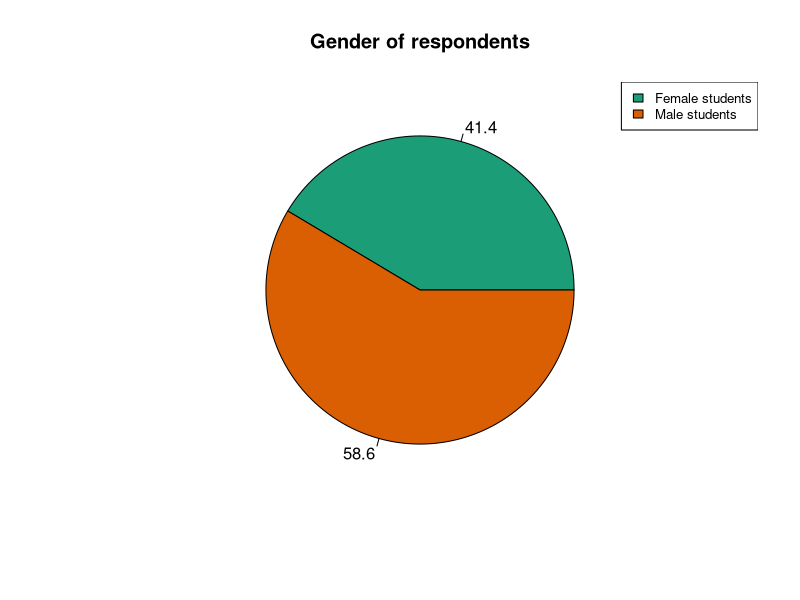
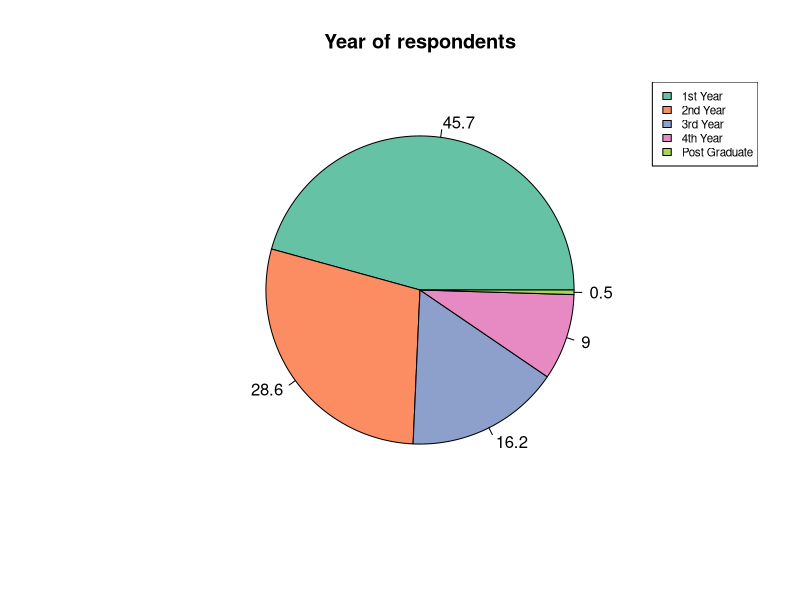
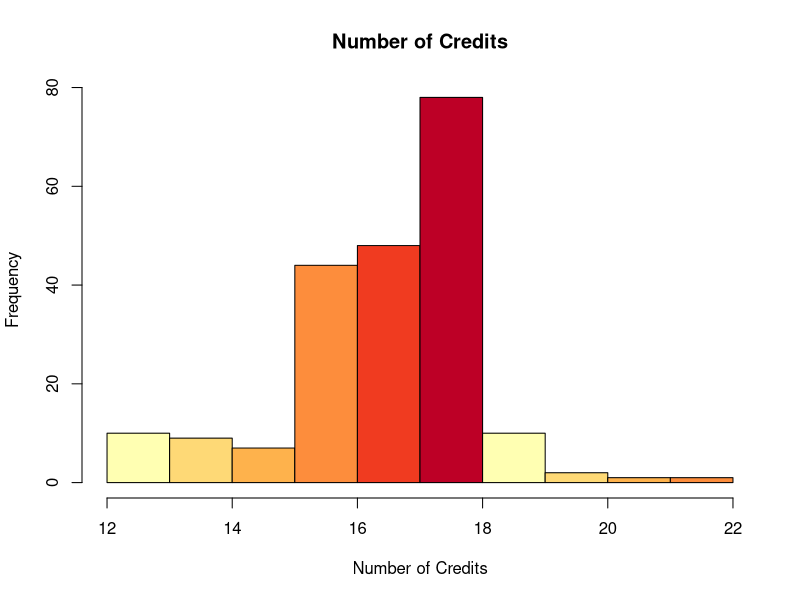
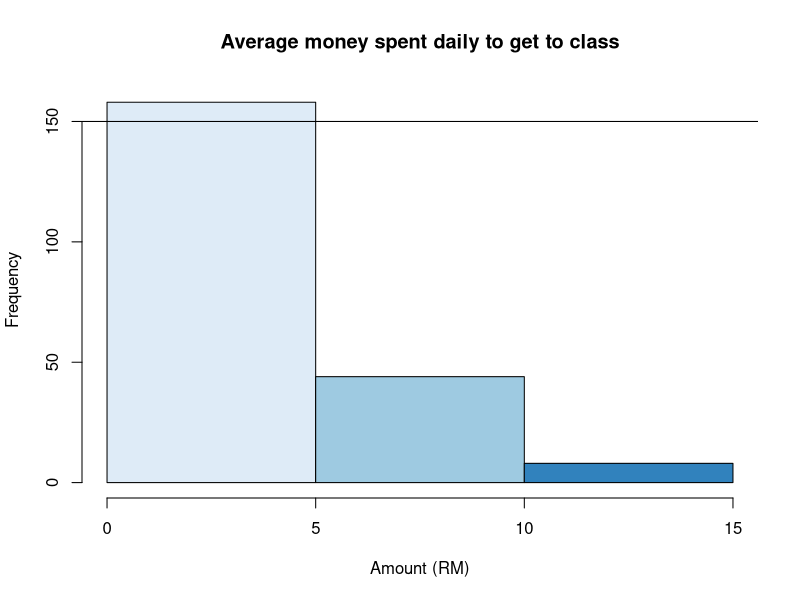
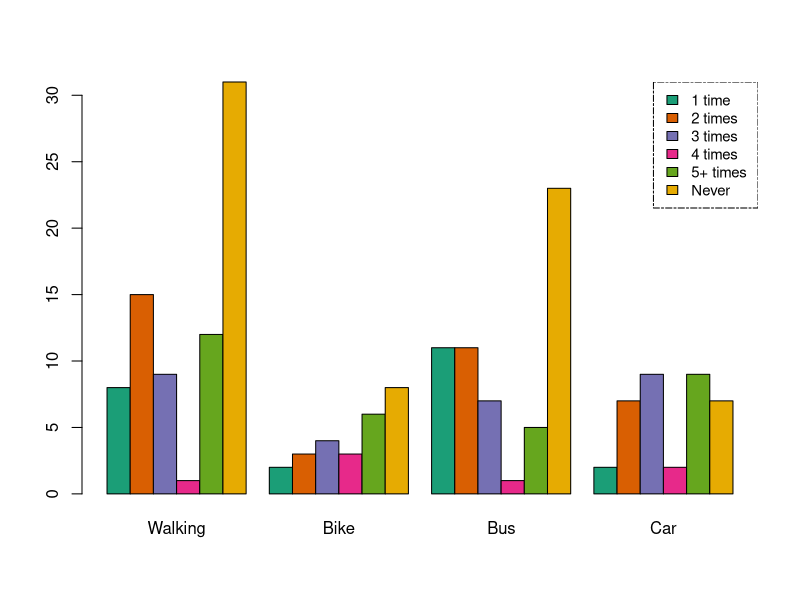
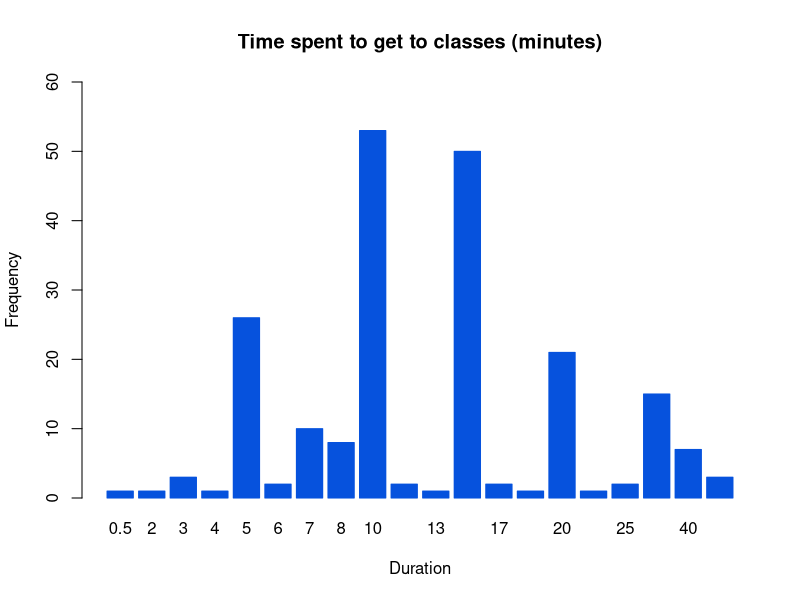
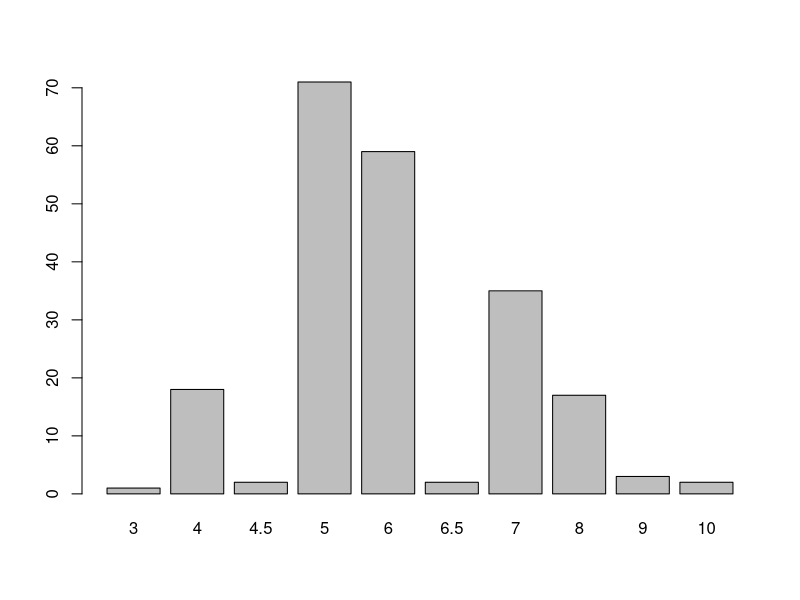
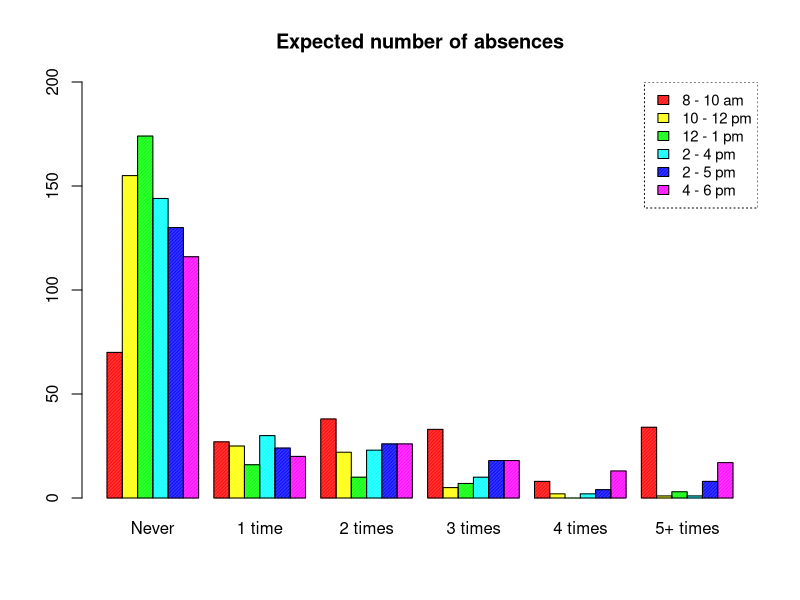

Write the R code that produced these figures, in order.

resp = read.csv("Assessment.csv", header = T, sep = ",",
                stringsAsFactors = T)

print(resp)
class(resp)

# max: This method will return the maximum value within the column
# min: This method will return the minimum value within the column
# subset(data, condition): This method will return the subset of data, 
# and the data depends on the condition
# example:

femalesWhoArefirstyear = subset( x= resp, Gender == "Female" & Year == "1st Year")
dim(femalesWhoArefirstyear)

#useful functions:
#head (data, limit), tail (data, limit)
#structur = str, summary 
print(str(resp))
print (summary(resp))


# when you are examining a column of the dataset, if you're trying to plot that column,
# what R would do is plot each record of it, so you need to transform it into a table 
# to get some kind of frequency distribution

#PIE CHAT: PLOTTING MALE VS FEMALE ###################################################
x <-  table(resp$Gender)
library("RColorBrewer")

piepercent<- round(100*x/sum(x), 1)

# Plot the chart.
pie(x, labels = piepercent, main = "Gender of respondents",col = brewer.pal(n=3, name = "Dark2"))
legend("topright", c("Female students" , "Male students"), cex = 0.8,
       fill = brewer.pal(n=3, name = "Dark2"))


# Year PIE CHART ^^^############################################################
library("RColorBrewer")
x <-  table(resp$Year)
col 

piepercent<- round(100*x/sum(x), 1)

# Plot the chart.
pie(x, labels = piepercent, main = "Year of respondents",col=brewer.pal(n = 5, name = "Set2"))
legend("topright", c("1st Year", "2nd Year", "3rd Year", "4th Year" , "Post Graduate"),
       cex = 0.7,
       fill = brewer.pal(n = 5, name = "Set2"))

## STEAM AND LEAF : CGPA , credits#############################################################

stem(resp$CGPA, scale = 0.5, atom = 2)
stem(resp$Credits)


##Histogram of Credits#####################################################################
?hist

library("RColorBrewer")
hist(resp$Credits, main = "Number of Credits",
     col = brewer.pal(n = 6, name = "YlOrRd"),breaks = 10,
     xlab = "Number of Credits")


#Histogram: PLOTTING MONEY SPENT ON TRASPORT###########################################


library("RColorBrewer")
hist(resp$TransportMoney, main = "Average money spent daily to get to class",
     col = brewer.pal(n = 3, name = "Blues"),breaks = 5,
     xlab = "Amount (RM)", ylim = c(0,160))
abline(h=150)



#BAR CHART, TRANSPORT VS ABSENCE AT 8 AM#############################################


library("lattice")
library("RColorBrewer")

byBus = subset(resp, resp$Transport == "Bus")
byBus = table (byBus$Skip8to10)
byCar = subset(resp, resp$Transport == "Car")
byCar = table (byCar$Skip8to10)
byBike = subset(resp, resp$Transport == "Bike")
byBike = table (byBike$Skip8to10)
byWalking= subset(resp, resp$Transport == "Walking")
length(byWalking)
byWalking= table (byWalking$Skip8to10)



byWalking
byBike
byBus
byCar
x= matrix (c(byWalking, byBike,byBus, byCar), byrow = FALSE, nrow = 6)


labels = c ("Walking","Bike", "Bus", "Car")
legendLabels = c( "1 time",  "2 times",  "3 times",  "4 times", "5+ times ",   "Never" )

barplot(x, beside =  TRUE, names.arg = labels, 
        col = brewer.pal(n = 6, name = "Dark2"))

legend("topright" ,  legend = legendLabels, 
       fill = brewer.pal(n = 6, name = "Dark2"),
       box.lty = 6, cex = 0.9)

#BAR CHAR: PLOTTING TIME TAKEN TO GO TO CLASS ##########################################

timeToClass = table (resp$TransportTime)
timeToClass
?barplot
barplot(timeToClass, main ="Time spent to get to classes (minutes)",
        xlab = "Duration", ylab ="Frequency", ylim = c(0,60),
        col = c ("#0652DD"), border = "#0652DD" )

#BAR CHAR: PLOTTING SLEEP ###########################################
sleepHours = table (resp$Sleep)
sleepHours
barplot(sleepHours)


#BAR CHART: HOW OFTEN DO U SKIP CLASSES ##################################
lev = c("Never", "1 time", "2 times", "3 times", "4 times", "5+ times")


skip8to10 = table(factor(x=resp$Skip8to10, levels =lev ))
skip10to12 = table(factor(x=resp$Skip10to12, levels =lev ))
skip12to1 = table(factor(x=resp$Skip12to1, levels =lev ))
skip2to4 = table(factor(x=resp$Skip2to4, levels =lev ))
skip2to5 = table(factor(x=resp$Skip2to5, levels =lev ))
skip4to6 = table(factor(x=resp$Skip4to6, levels =lev ))


skip10to12
skip8to10
skip12to1
skip2to4
skip2to5
skip4to6

allSkips = matrix(c(skip8to10,skip10to12,
                    skip12to1,skip2to4,skip2to5,skip4to6),
                  byrow = T, nrow = 6)
skipLabels = c("Never", "1 time", "2 times", "3 times", "4 times", "5+ times")
skipLegend = c("8 - 10 am", "10 - 12 pm", "12 - 1 pm", "2 - 4 pm",
               "2 - 5 pm", "4 - 6 pm")
skipColors = rainbow(6)
?barplot()
barplot(allSkips, main = "Expected number of absences", beside = T, col=skipColors,
        names.arg = skipLabels, density= 100, cex.axis = 1,
        ylim = c(0,200))

legend("topright",fill= skipColors, density=100, skipLegend, box.lty = 3, cex = 0.9)

#BAR CHART: CONCENTRATION LEVELS ##################################
lev = c("100%","75%","50%","25%" ,"0%"  )

conc8to10 = table(factor(x=resp$Concentration8to10, levels =lev ))
conc10to12 = table(factor(x=resp$Concentration10to12, levels =lev ))
conc12to1 = table(factor(x=resp$Concentration12to1, levels =lev ))
conc2to4 = table(factor(x=resp$Concentration2to4, levels =lev ))
conc2to5 = table(factor(x=resp$Concentration2to5, levels =lev ))
conc4to6 = table(factor(x=resp$Concentration4to6, levels =lev ))

conc8to10
conc10to12
conc12to1
conc2to4
conc2to5
conc4to6

allConcs = matrix(c(conc8to10,conc10to12,
                    conc12to1,conc2to4,conc2to5,conc4to6),
                  byrow = F, nrow = 5)

concLabels = c("8 - 10 am", "10 - 12 pm", "12 - 1 pm", "2 - 4 pm",
               "2 - 5 pm", "4 - 6 pm")
concLegend = lev
concColors = rainbow(5)
?barplot()
barplot(allConcs, main = "Concentration Levels", beside = T, 
        col=concColors, names.arg = concLabels, density= 100, cex.axis = 1,
        ylim = c(0,200))

legend("topright",fill= concColors, density=100, concLegend, box.lty = 3, cex = 0.8)


#BOX PLOT: Year vs satisfaction level ###############################

boxplot(resp$Skip8to10 ~ resp$Transport, data = resp,
        xlab = "Year", ylab =  "Satisfaction Level")

#BAR CHAR: SATISFACTION WITH SCHEDUELE ###########################################
satisfaction= table (resp$Satisfaction)
satisfaction
barplot(satisfaction)

#BAR CHART: HOURS OFSLEEP ####################################################
hoursOfSleep = table(resp$Sleep)
hoursOfSleep
barplot(hoursOfSleep)


# HOURS OF START PREFERANCE #################################################
# I had to use a regex library to detect in string

library(stringi)
preferat8= length((subset(x=resp$StartPreferance, stri_detect(resp$StartPreferance, regex = "8") )))


preferat9= length((subset(x=resp$StartPreferance, stri_detect(resp$StartPreferance, regex = "9") )))

preferat10= length((subset(x=resp$StartPreferance, stri_detect(resp$StartPreferance, regex = "10") )))


preferat11= length((subset(x=resp$StartPreferance,stri_detect(resp$StartPreferance, regex = "11") )))

barplot(c(preferat11,preferat10,preferat9,preferat8), names.arg = c("11 am", "10 am", "9 am", "8 am"), horiz = T, xlim =c(0,100))


# HOURS OF END PREFERANCE #################################################
# I had to use a regex library to detect in string

library(stringi)
preferat1= length((subset(x=resp$EndPreferance, stri_detect(resp$EndPreferance, regex = "1") )))

preferat3= length((subset(x=resp$EndPreferance, stri_detect(resp$EndPreferance, regex = "3") )))

preferat4= length((subset(x=resp$EndPreferance, stri_detect(resp$EndPreferance, regex = "4") )))


preferat5= length((subset(x=resp$EndPreferance,stri_detect(resp$EndPreferance, regex = "5") )))
preferat6= length((subset(x=resp$EndPreferance,stri_detect(resp$EndPreferance, regex = "6") )))

barplot(c(preferat6, preferat5,preferat4,preferat3,preferat1), 
        names.arg = c("6 pm","5 pm", "4 pm", "3 pm", "1 pm"), horiz = T, xlim =c(0,120))


#BAR CHAR:EXPECTED ABSENCE IN MALE AND FEMALE ###########################################

#BAR CHART: PLOTTING LEVEL OF CONECTRATION AT 8 AM VERSUS SLEEP HOURS###################
lev = c("100%","75%","50%","25%" ,"0%"  )
library("RColorBrewer")


sixOrMore = subset(x=resp, resp$Sleep >=6 )
sixOrMoreLevel = (sixOrMore$Concentration8to10)
sixOrMoreLevel = table (factor (sixOrMoreLevel, levels = lev))
sixOrMoreLevel

lessThanSix= subset(x=resp, resp$Sleep <6 )
lessThanSixLevel = (lessThanSix$Concentration8to10)
lessThanSixLevel = table (factor (lessThanSixLevel, levels = lev))
lessThanSixLevel


x= matrix (c (sixOrMoreLevel,lessThanSixLevel), byrow = F, nrow =5)


barplot( x, beside =  T,  col = brewer.pal(n = 5, name = "Dark2"), 
         names.arg = c(" >= 6 hours", " < 6 hours"), 
                       ylim= c(0,45)
                       )
         
?legend
legend("top",fill= brewer.pal(n = 5, name = "Dark2"), 
       lev, box.lty = 3, cex = 0.8, horiz = T)

barplot(lessThanSixLevel, main = "sleep hours < 6 and Concentration levels at 8am class")
barplot(sixOrMoreLevel, main = "sleep hours > 6,  Concentration levels at 8am class")
